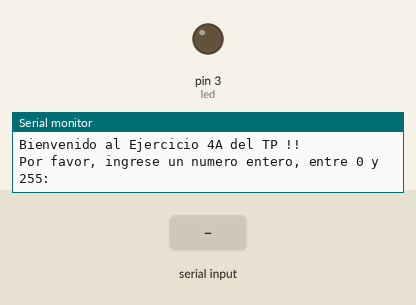
The sketch below on a simulated Arduino Uno, built with avr-gcc and run on an emulated ATmega328P. Shown: output pins drawn as LEDs (lit = HIGH), the last lines printed to the serial monitor. Inputs (shaded band) come from the test bench.

Above: at 1.2 s.
1.3 s: "90,45\n" received over Serial
At 1.7 s:
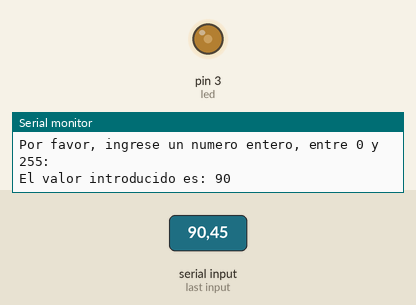
4.3 s: "30,150\n" received over Serial
At 5.8 s:
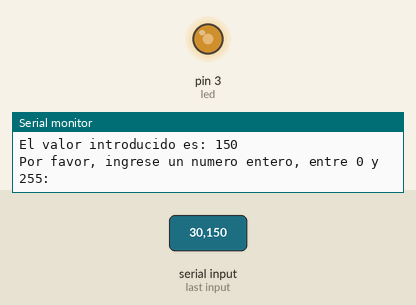
7.3 s: "200\n" received over Serial
At 8.3 s:
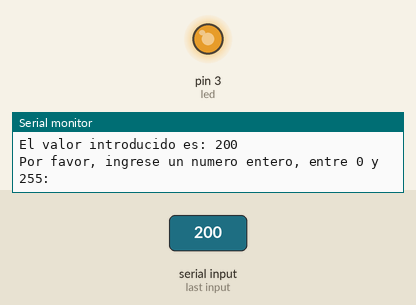
Timing chart, 0 to 10.3 s (numbered marks = the images above; inputs shaded):
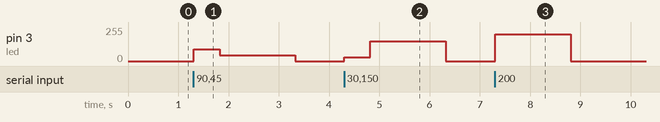

The sketch:

ejercicio_1_4.ino
```cpp
// declaro variables
int led=3;
int i;

void setup() {
Serial.begin(9600); // Establezco velocidad de puerto serie en bps
Serial.println("Bienvenido al Ejercicio 4A del TP !! ");
Serial.println();
pinMode(led, OUTPUT);

}

void loop() {
  Serial.println("Por favor, ingrese un numero entero, entre 0 y 255:");

  while (!Serial.available() > 0); // Espero disponibilidad puerto serie
  i = Serial.parseInt();
  Serial.print("El valor introducido es: ");
  Serial.println(i);
  if ((i >= 0) and (i <=255)) {
    analogWrite(led,i);  // Envio valor a puerto PWM, el cual
                         // en base al valor sera la intensidad del led
    delay(500);  // Pausa de 1/2 segundo
  } else i = 0; // Si envian valor fuera de rango, dejo en 0

}
```

Measured:
- after the input at 1.3 s, pin 3 (led): 0/255 → 90/255 at once, → 45/255 0.52 s later, → 0/255 1.5 s later
- after the input at 4.3 s, pin 3 (led): 0/255 → 30/255 at once, → 150/255 0.52 s later, → 0/255 1.5 s later
- after the input at 7.3 s, pin 3 (led): 0/255 → 200/255 at once, → 0/255 1.5 s later
